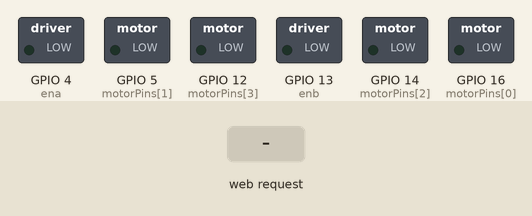
This sketch was run on a simulated ESP8266 (NodeMCU). Shown: switched loads named in the sketch (green lamp = pin HIGH). The test bench sets the inputs (shaded band). WiFi joins after 1.5 s; servers stay silent unless stated; what the sketch prints to the serial monitor is not drawn.

Above: at 2.7 s.
2.8 s: HTTP request GET /forward received
At 3.3 s:
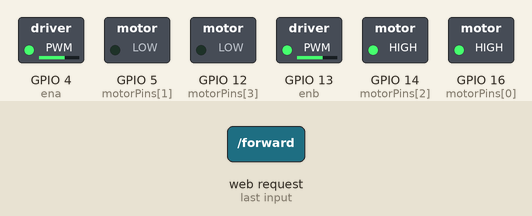
4.3 s: HTTP request GET /reverse received
At 5.5 s:
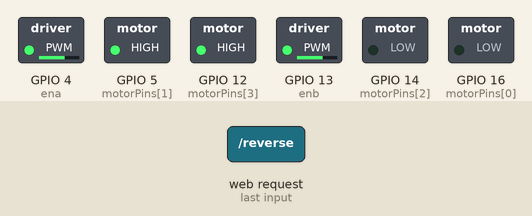
5.8 s: HTTP request GET /stop received
At 6.8 s:
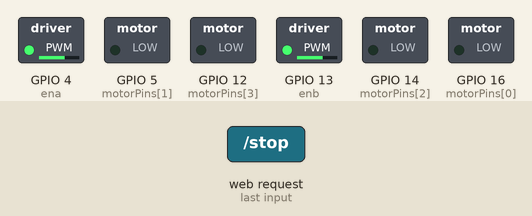
7.3 s: HTTP request GET /left received
At 7.9 s:
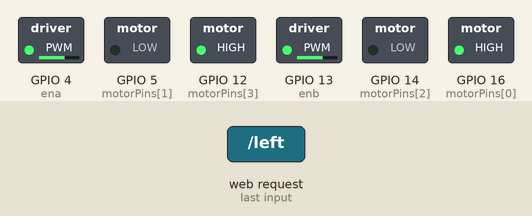
8.8 s: HTTP request GET /right received
At 10.2 s:
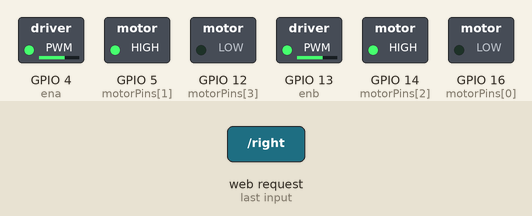
Timing chart, 0 to 11.3 s (numbered marks = the images above; inputs shaded):
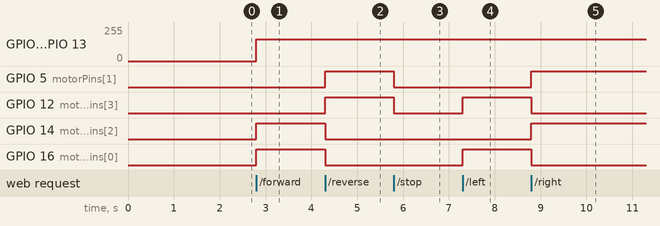

The sketch:

wifi_controlled_robot_v1.1.2.ino
```cpp
#include <ESP8266WiFi.h>

const char* ssid = "TP-Link_9E82";
const char* password = "85011984";

WiFiServer server(80);

const int motorPins[4] = {16, 5, 14, 12}; // order - in1, in2, in3, in4
// in1, in2 = rm1, rm2 ; in3, in4 - lm1, lm2
const int ena = 4;
const int enb = 13; // ena - rightmotor, enb - leftmotor
// 16 - D0, 5 - D1, 14 - D5, 12 - D6, 4 - D2, 13 - D7

int speed = 650;

void setup() {
  // put your setup code here, to run once:
  for (int i = 0; i < 4; i++) {
    pinMode(motorPins[i], OUTPUT);
  }
  pinMode(ena, OUTPUT);
  pinMode(enb, OUTPUT);

  Serial.begin(115200);

  Serial.println("Connecting to Network");
  WiFi.begin(ssid, password);

  while (WiFi.status() != WL_CONNECTED) {
    delay(500);
    Serial.print(".");
  }

  Serial.println("WiFi connected");
  server.begin();  // Starts the Server
  Serial.println("Server started");

  Serial.print("IP Address of network: ");
  Serial.println(WiFi.localIP());
  Serial.print("Copy and paste the following URL: http://");
  Serial.print(WiFi.localIP());
  Serial.println("/");
}

void loop() {
  // put your main code here, to run repeatedly:
  WiFiClient client = server.available();

  if (!client) {
    return;
  }

  Serial.println("Waiting for new client");

  while(!client.available()) {
    delay(1);
  }

  String request = client.readStringUntil('\r');
  Serial.println(request);
  client.flush();

  client.println("HTTP/1.1 200 OK");
  client.println("Content-Type: text/html");
  client.println("");

  client.print(F(R"rawliteral(
    <!doctype html>
    <html>
        <head>
            <title>WiFi Controlled Robot</title>
        </head>
        <body
            style='
                display: flex;
                justify-content: center;
                align-items: center;
                height: 100vh;
                flex-direction: column;
                font-family: sans-serif;
            '
        >
            <h1>Esp8266 Robot Control</h1>
            <div
                style='
                    display: grid;
                    grid-template-columns: repeat(3, 1fr);
                    grid-gap: 10px;
                    margin-top: 20px;'
            >
                <div></div>
                <form action='/forward' method='get'>
                    <button style='width: 100px; height: 60px'>Forward</button>
                </form>
                <div></div>
                <form action='/left' method='get'>
                    <button style='width: 100px; height: 60px'>Left</button>
                </form>
                <form action='/stop' method='get'>
                    <button style='width: 100px; height: 60px'>Stop</button>
                </form>
                <form action='/right' method='get'>
                    <button style='width: 100px; height: 60px'>Right</button>
                </form>
                <div></div>
                <form action='/reverse' method='get'>
                    <button style='width: 100px; height: 60px'>Reverse</button>
                </form>
                <div></div>
                <div class='slidecontainer'>
                    <p>Speed: <span id="speedValue">650</span></p>
                    <input
                        type='range'
                        min='0'
                        max='1023'
                        value='650'
                        class='slider'
                        id='myRange'
                        oninput='updateSpeed(this.value)'
                    />
                </div>
            </div>
            <script>
                function updateSpeed(val) {
                    document.getElementById('speedValue').innerText = val;
                    fetch('/speed?val=' + val);
                }
            </script>
        </body>
    </html>)rawliteral"));

  if (request.indexOf("/forward") != -1) {
    runMotor(true, speed);
  }
  else if (request.indexOf("/reverse") != -1) {
    runMotor(false, speed);
  }
  else if (request.indexOf("/stop") != -1) {
    stopMotor();
  }
  else if (request.indexOf("/left") != -1) {
    turnMotor(true, speed);
  }
  else if (request.indexOf("/right") != -1) {
    turnMotor(false, speed);
  }
  else if (request.indexOf("speed?val=") != -1) {
    int valIndex = request.indexOf("=") + 1;
    speed = constrain(request.substring(valIndex).toInt(), 0, 1023);
  }


  delay(1);
  Serial.println("Client disconnected");
  Serial.println("");
}

void runMotor(bool forward, int speed) {
  if (forward) {
    digitalWrite(motorPins[0], HIGH);
    digitalWrite(motorPins[1], LOW);

    digitalWrite(motorPins[2], HIGH);
    digitalWrite(motorPins[3], LOW);
  } else {
    digitalWrite(motorPins[0], LOW);
    digitalWrite(motorPins[1], HIGH);

    digitalWrite(motorPins[2], LOW);
    digitalWrite(motorPins[3], HIGH);
  }

  analogWrite(ena, speed);
  analogWrite(enb, speed);
}

void turnMotor(bool left, int speed) {
  if (left) {
    digitalWrite(motorPins[0], HIGH);
    digitalWrite(motorPins[1], LOW);

    digitalWrite(motorPins[2], LOW);
    digitalWrite(motorPins[3], HIGH);
  } else {
    digitalWrite(motorPins[0], LOW);
    digitalWrite(motorPins[1], HIGH);

    digitalWrite(motorPins[2], HIGH);
    digitalWrite(motorPins[3], LOW);
  }

  analogWrite(ena, speed);
  analogWrite(enb, speed);
}

void stopMotor() {
  digitalWrite(motorPins[0], LOW);
  digitalWrite(motorPins[1], LOW);

  digitalWrite(motorPins[2], LOW);
  digitalWrite(motorPins[3], LOW);
}
```

Measured:
- after the input at 2.8 s, GPIO 4 (ena), GPIO 13 (enb): 0/255 → 162/255 at once; GPIO 14 (motorPins[2]), GPIO 16 (motorPins[0]): LOW → HIGH at once
- after the input at 4.3 s, GPIO 5 (motorPins[1]), GPIO 12 (motorPins[3]): LOW → HIGH at once; GPIO 14 (motorPins[2]), GPIO 16 (motorPins[0]): HIGH → LOW at once
- after the input at 5.8 s, GPIO 5 (motorPins[1]), GPIO 12 (motorPins[3]): HIGH → LOW at once
- after the input at 7.3 s, GPIO 12 (motorPins[3]), GPIO 16 (motorPins[0]): LOW → HIGH at once
- after the input at 8.8 s, GPIO 5 (motorPins[1]), GPIO 14 (motorPins[2]): LOW → HIGH at once; GPIO 12 (motorPins[3]), GPIO 16 (motorPins[0]): HIGH → LOW at once
